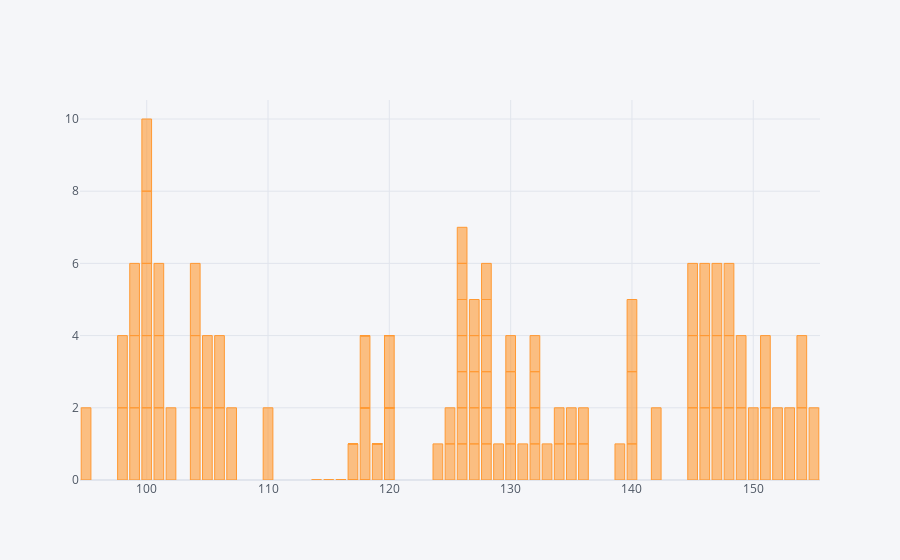

Notebook code for this chart:
### Code cell
df.iplot(kind = 'bar',x = 'SBP',y = 'Level')

### Figure 1 — Plotly figure (JSON) as saved in the notebook; plotly's stock layout.template omitted (floating-point values rounded to 4 significant figures; data arrays with more than 128 entries replaced by an {"elided": "..."} marker saying what was removed)
{"data": [{"marker": {"color": "rgba(255, 153, 51, 0.6)", "line": {"color": "rgba(255, 153, 51, 1.0)", "width": 1}}, "name": "Level", "orientation": "v", "text": "", "type": "bar", "x": {"elided": "149 int values"}, "y": {"elided": "149 int values"}}], "layout": {"legend": {"bgcolor": "#F5F6F9", "font": {"color": "#4D5663"}}, "paper_bgcolor": "#F5F6F9", "plot_bgcolor": "#F5F6F9", "title": {"font": {"color": "#4D5663"}}, "xaxis": {"gridcolor": "#E1E5ED", "showgrid": true, "tickfont": {"color": "#4D5663"}, "title": {"font": {"color": "#4D5663"}, "text": ""}, "zerolinecolor": "#E1E5ED"}, "yaxis": {"gridcolor": "#E1E5ED", "showgrid": true, "tickfont": {"color": "#4D5663"}, "title": {"font": {"color": "#4D5663"}, "text": ""}, "zerolinecolor": "#E1E5ED"}}}
